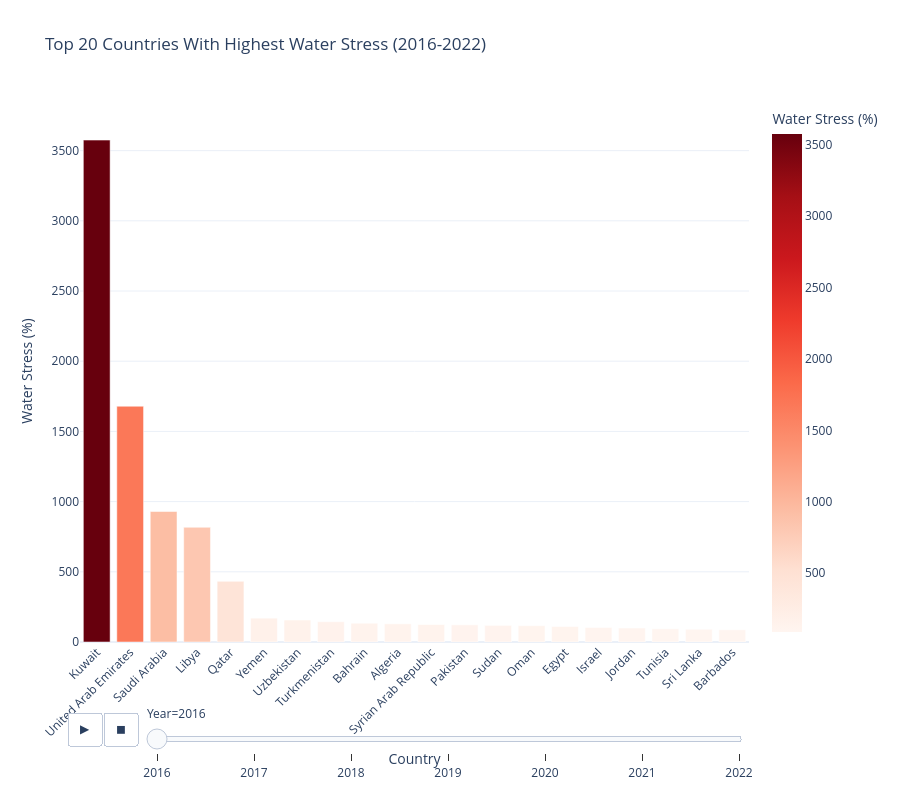

Notebook code cell kept with this figure:
### Code cell
# visualization 2: top 20 countries with higest water stress values

highest_stress = (global_stress.groupby('Year', group_keys=False).apply(lambda x: x.nlargest(20, 'Value')))
fig = px.bar(
    highest_stress,
    x='Area',
    y='Value',
    color='Value',
    color_continuous_scale= 'Reds',
    animation_frame='Year',
    range_y=[0, highest_stress['Value'].max() + 10],
    title='Top 20 Countries With Highest Water Stress (2016-2022)',
    labels={'Value': 'Water Stress (%)', 'Area': 'Country'}
)

fig.update_layout(
    template='plotly_white',
    xaxis_tickangle=-45,
    height=800,
    transition={'duration': 500}
)

fig.show()

### Figure 1 — Plotly figure (JSON) as saved in the notebook; plotly's stock layout.template omitted (floating-point values rounded to 4 significant figures)
{"data": [{"hovertemplate": "Year=2016<br>Country=%{x}<br>Water Stress (%)=%{marker.color}<extra></extra>", "legendgroup": "", "marker": {"color": [3575.0, 1679.0, 929.6, 817.1, 432.4, 169.8, 156.4, 144.9, 133.7, 129.9, 124.4, 122.6, 118.7, 116.7, 110.5, 103.4, 100.1, 94.61, 90.79, 87.5], "coloraxis": "coloraxis", "pattern": {"shape": ""}}, "name": "", "orientation": "v", "showlegend": false, "textposition": "auto", "type": "bar", "x": ["Kuwait", "United Arab Emirates", "Saudi Arabia", "Libya", "Qatar", "Yemen", "Uzbekistan", "Turkmenistan", "Bahrain", "Algeria", "Syrian Arab Republic", "Pakistan", "Sudan", "Oman", "Egypt", "Israel", "Jordan", "Tunisia", "Sri Lanka", "Barbados"], "xaxis": "x", "y": [3575.0, 1679.0, 929.6, 817.1, 432.4, 169.8, 156.4, 144.9, 133.7, 129.9, 124.4, 122.6, 118.7, 116.7, 110.5, 103.4, 100.1, 94.61, 90.79, 87.5], "yaxis": "y"}], "layout": {"barmode": "relative", "coloraxis": {"colorbar": {"title": {"text": "Water Stress (%)"}}, "colorscale": [[0, "rgb(255,245,240)"], [0.125, "rgb(254,224,210)"], [0.25, "rgb(252,187,161)"], [0.375, "rgb(252,146,114)"], [0.5, "rgb(251,106,74)"], [0.625, "rgb(239,59,44)"], [0.75, "rgb(203,24,29)"], [0.875, "rgb(165,15,21)"], [1, "rgb(103,0,13)"]]}, "height": 800, "legend": {"tracegroupgap": 0}, "sliders": [{"active": 0, "currentvalue": {"prefix": "Year="}, "len": 0.9, "pad": {"b": 10, "t": 60}, "steps": [{"args": [["2016"], {"frame": {"duration": 0, "redraw": true}, "fromcurrent": true, "mode": "immediate", "transition": {"duration": 0, "easing": "linear"}}], "label": "2016", "method": "animate"}, {"args": [["2017"], {"frame": {"duration": 0, "redraw": true}, "fromcurrent": true, "mode": "immediate", "transition": {"duration": 0, "easing": "linear"}}], "label": "2017", "method": "animate"}, {"args": [["2018"], {"frame": {"duration": 0, "redraw": true}, "fromcurrent": true, "mode": "immediate", "transition": {"duration": 0, "easing": "linear"}}], "label": "2018", "method": "animate"}, {"args": [["2019"], {"frame": {"duration": 0, "redraw": true}, "fromcurrent": true, "mode": "immediate", "transition": {"duration": 0, "easing": "linear"}}], "label": "2019", "method": "animate"}, {"args": [["2020"], {"frame": {"duration": 0, "redraw": true}, "fromcurrent": true, "mode": "immediate", "transition": {"duration": 0, "easing": "linear"}}], "label": "2020", "method": "animate"}, {"args": [["2021"], {"frame": {"duration": 0, "redraw": true}, "fromcurrent": true, "mode": "immediate", "transition": {"duration": 0, "easing": "linear"}}], "label": "2021", "method": "animate"}, {"args": [["2022"], {"frame": {"duration": 0, "redraw": true}, "fromcurrent": true, "mode": "immediate", "transition": {"duration": 0, "easing": "linear"}}], "label": "2022", "method": "animate"}], "x": 0.1, "xanchor": "left", "y": 0, "yanchor": "top"}], "title": {"text": "Top 20 Countries With Highest Water Stress (2016-2022)"}, "transition": {"duration": 500}, "updatemenus": [{"buttons": [{"args": [null, {"frame": {"duration": 500, "redraw": true}, "fromcurrent": true, "mode": "immediate", "transition": {"duration": 500, "easing": "linear"}}], "label": "&#9654;", "method": "animate"}, {"args": [[null], {"frame": {"duration": 0, "redraw": true}, "fromcurrent": true, "mode": "immediate", "transition": {"duration": 0, "easing": "linear"}}], "label": "&#9724;", "method": "animate"}], "direction": "left", "pad": {"r": 10, "t": 70}, "showactive": false, "type": "buttons", "x": 0.1, "xanchor": "right", "y": 0, "yanchor": "top"}], "xaxis": {"anchor": "y", "domain": [0, 1], "tickangle": -45, "title": {"text": "Country"}}, "yaxis": {"anchor": "x", "domain": [0, 1], "range": [0, 3860.0], "title": {"text": "Water Stress (%)"}}}}
